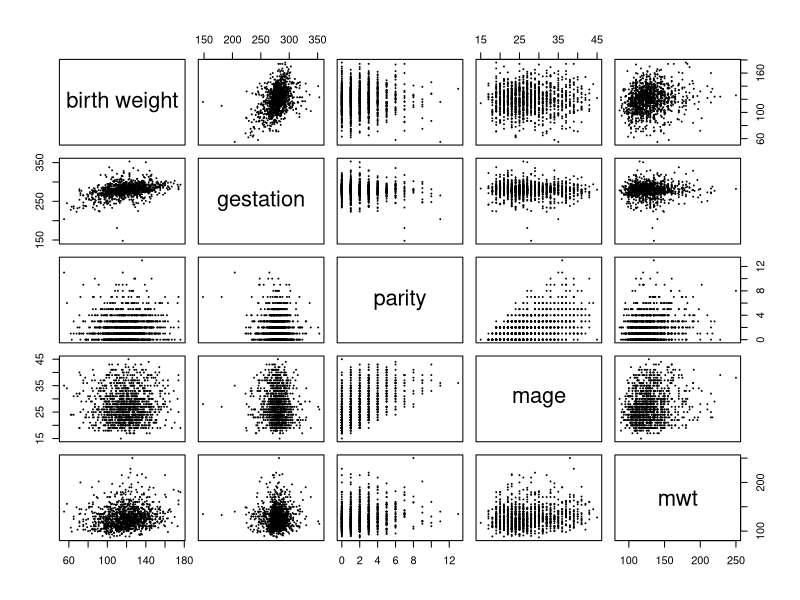
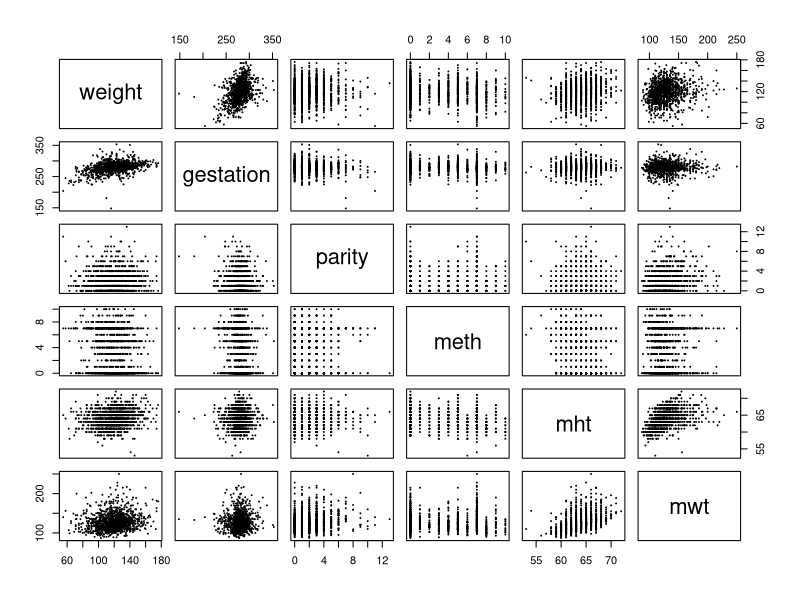
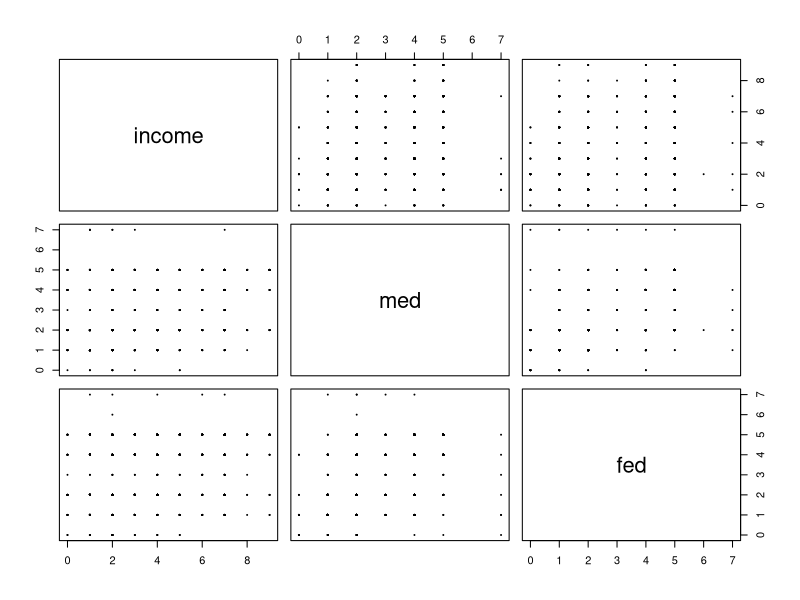
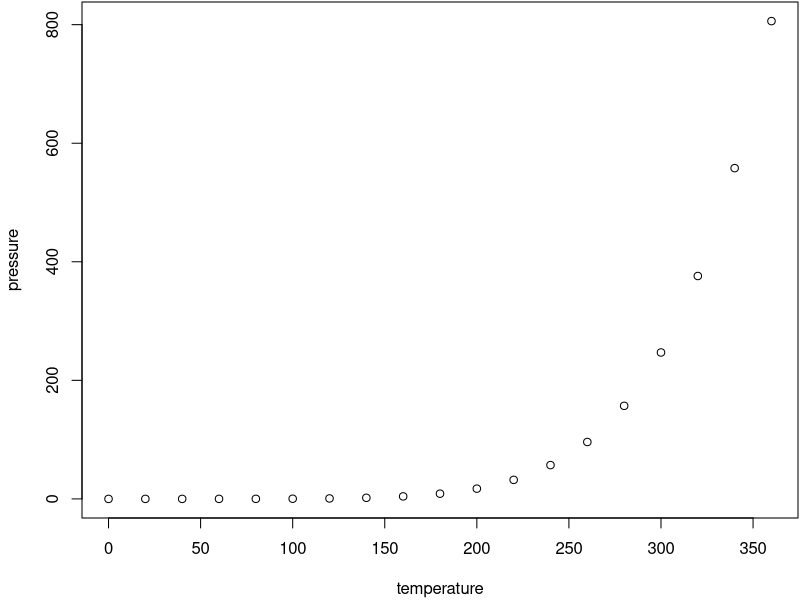

These figures' R source, in order:
## ---- chunk 1
getwd() # make sure that the file is in the working directory

# load the data as a data.frame
birth <- read.csv(file = "chds_births.csv")

# produce the pair plots for different combinations of  variables in the dataset

par(mar = c(4, 4, 0, 0) + .1) # size of margins

P1 <- pairs(~ wt + gestation + parity  + mage + mwt, 
      labels = c("birth weight", "gestation", "parity",
                 "mage", "mwt"), 
      pch = 19,
      cex = 0.05,
      data = birth)

P2 <- pairs(~ wt + gestation + parity + meth + mht + mwt,
      labels = c("weight", "gestation", "parity", "meth", "mht", "mwt"),
      pch = 19,
      cex = 0.05,
      data = birth)
## ---- chunk 2
# check the relationship between income and education
pairs(~ income + med + fed, 
      labels = c("income", "med", "fed"),
      cex = .05,
      pch = 19,
      data = birth)
## ---- chunk 3
# convert categorical variables to factors

# convert meth to non-numeric categorical variable
meth2 <- birth$meth

# "levels" of variable meth
methnames <- c("Caucasian","Mexican", "African-American","Asian", "Mixed", "Other")

# assign "Caucasian" level to values less than or equal to 5
# otherwise assign levels based on order in methnames vector
for(ii in 0:10) {
  if(ii<=5){
    meth2[meth2 == ii] <- "Caucasian"
  } else {
    meth2[meth2 == ii] <- methnames[ii-4]
  }
}

meth2 <- factor(meth2, levels = methnames) # order levels based on methnames
levels(meth2)
birth$meth <- meth2 # replace in dataset

############################################

# convert med to categorical variables
med2 <- birth$med

# "levels" of variable med
mednames <- c("elementary school", "middle school", "high school", "high school + trade", "high school + some college", "college grad", "trade school", "high school unclear")

med2 <- mednames[birth$med+1]

med2 <- factor(med2, levels = mednames) # order levels based on mednames
levels(med2)
birth$med <- med2 # replace in dataset

##########################################

# convert feth to categorical variables
feth2 <- birth$feth

# "levels" of variable feth
fethnames <- c("Caucasian","Mexican", "African-American","Asian", "Mixed", "Other")

# assign "Caucasian" level to values less than or equal to 5
# otherwise assign levels based on order in fethnames vector
for(ii in 0:10) {
  if(ii<=5){
    feth2[feth2 == ii] <- "Caucasian"
  } else {
    feth2[feth2 == ii] <- fethnames[ii-4]
  }
}

feth2 <- factor(feth2, levels = fethnames) # order levels based on methnames
levels(feth2)
birth$feth <- feth2 # replace in dataset

############################################

# convert fed to categorical variables
fed2 <- birth$fed

# "levels" of variable fed
fednames <- c("elementary school", "middle school", "high school", "high school + trade", "high school + some college", "college grad", "trade school", "high school unclear")

fed2 <- fednames[birth$fed+1]

fed2 <- factor(fed2, levels = fednames) # order levels based on fednames
levels(fed2)
birth$fed <- fed2 # replace in dataset

######################################################################

# marital
marital <- birth$marital
maritalnames <- c("married", "legally separated", "divorced", "widowed",
                  "never married") # new values
# encode the factor
marital2 <- rep(NA, length(marital))
for (ii in 1:5) {
  marital2[marital == ii] <- maritalnames[ii]
}
marital2 <- factor(marital2, levels = maritalnames)
birth$marital <- marital2
######################################################################
# income
income <- birth$income
incomenames <- c("under 2500", "2500-4999", "5000-7499", "7500-9999",
                  "10000-12499", "12500-14999", "15000-17499",
                 "17500-19999", "20000-22499", "over 22500") # new values
# encode the factor
income2 <- incomenames[income+1]
income2 <- factor(income2, levels = incomenames)
birth$income <- income2
############################################################
# smoke
smoke <- birth$smoke
smokenames <- c("never", "smokes now", "until pregnancy", 
                "used to, not anymore") # new values
# encode the factor
smoke2 <- smokenames[smoke+1]
smoke2 <- factor(smoke2, levels = smokenames)
birth$smoke <- smoke2
############################################################
# time
time <- birth$time
timenames <- c("never smoked", "still smokes", "during pregnancy", 
                "less than a year", "1-2 years", "2-3 years", "3-4 years",
               "5-9 years", "more than 10 years", 
               "quit but don't know when") # new values
# encode the factor
time2 <- timenames[time+1]
time2 <- factor(time2, levels = timenames)
birth$time <- time2
#############################################################
# number (we create new descriptive groupings for number of cigarettes smoked per day)
num2 <- birth$number
# new categories for variable number
numnames<- c("never smoked", "up to half a pack", "half to full pack", "more than one pack")

for(ii in 0:9) {
  if(ii==0){
    num2[num2 == ii] <- numnames[1]
  } 
  if(ii <= 2) {
    num2[num2 == ii] <- numnames[2]
  } 
  if(ii <= 4) {
    num2[num2 == ii] <- numnames[3]
  } else {
    num2[num2 == ii] <- numnames[4]
  }
}
num2 <- factor(num2, levels = numnames) # order levels based on numnames
levels(num2)
birth$number <- num2 # replace in dataset

## ---- chunk 4
# check how many observations contain too many NA's
n <- length(birth$wt) # number of total observations
boundary <- .10 * n # boundary to decide if there are too many NA's

NA.list <- NA # initialize the list of required covariates

# identify and display all required covariates
for (ii in 1:length(birth)) {
 if(sum(is.na(birth[ii])) >= boundary)
 {NA.list <- c(NA.list, colnames(birth)[ii])}
}
NA.list <- NA.list[2:length(NA.list)]
NA.list
## ---- chunk 5
# throw out fht, fwt and income
birth$fht <- NULL
birth$fwt <- NULL
birth$income <- NULL
## ---- chunk 6
# want to count how many observations contain at least one NA
n <- length(birth$wt) # number of rows
count = 0 # initialize count of rows with at least one NA
for (ii in 1:n) {
  if(sum(is.na(birth[ii,])) >= 1) {
    count = count + 1
  }
}

total_NA_rows <- count
total_NA_rows
## ---- chunk 7
# Combine smoke and time into a single variable smoke:
newnames <- c("Never Smoked", "Still Smokes","Smoked but quit during pregnancy", "Smoked but quit before pregnancy") # create categories for new variables

# load the original data
newbirth <- read.csv(file = "chds_births.csv")

# extract the corresponding columns
smoke <- newbirth$smoke

n <- length(smoke) # number of observations
newsmoke <- rep(NA, n)

for (ii in 1:n) {
  if (is.na(smoke[ii])) {
    newsmoke[ii] <- "NA"
  }
  else {
    for (jj in 0:3) {
      if (smoke[ii] == jj) {
        newsmoke[ii] <- newnames[jj+1]
      }
    }
  }
}

# assign the new variable to the dataset
birth$smoke <- newsmoke
## ---- chunk 8
# A random test model
Msmoke <- lm(wt ~ smoke*number, data = birth)
summary(Msmoke)

# We detected that there are NA's in some variables, so we decided to do look at the corresponding observations
## ---- chunk 9
# compare linear and quadratic in gestation

# compare interaction effect between smoke and number
M1 <- lm(wt ~ I(gestation^2) + meth + feth + smoke*number, data = birth)
M2 <- lm(wt ~ I(gestation^2) + meth + feth + smoke + number, data = birth)
anova(M2, M1)
## ---- chunk 10
plot(pressure)
